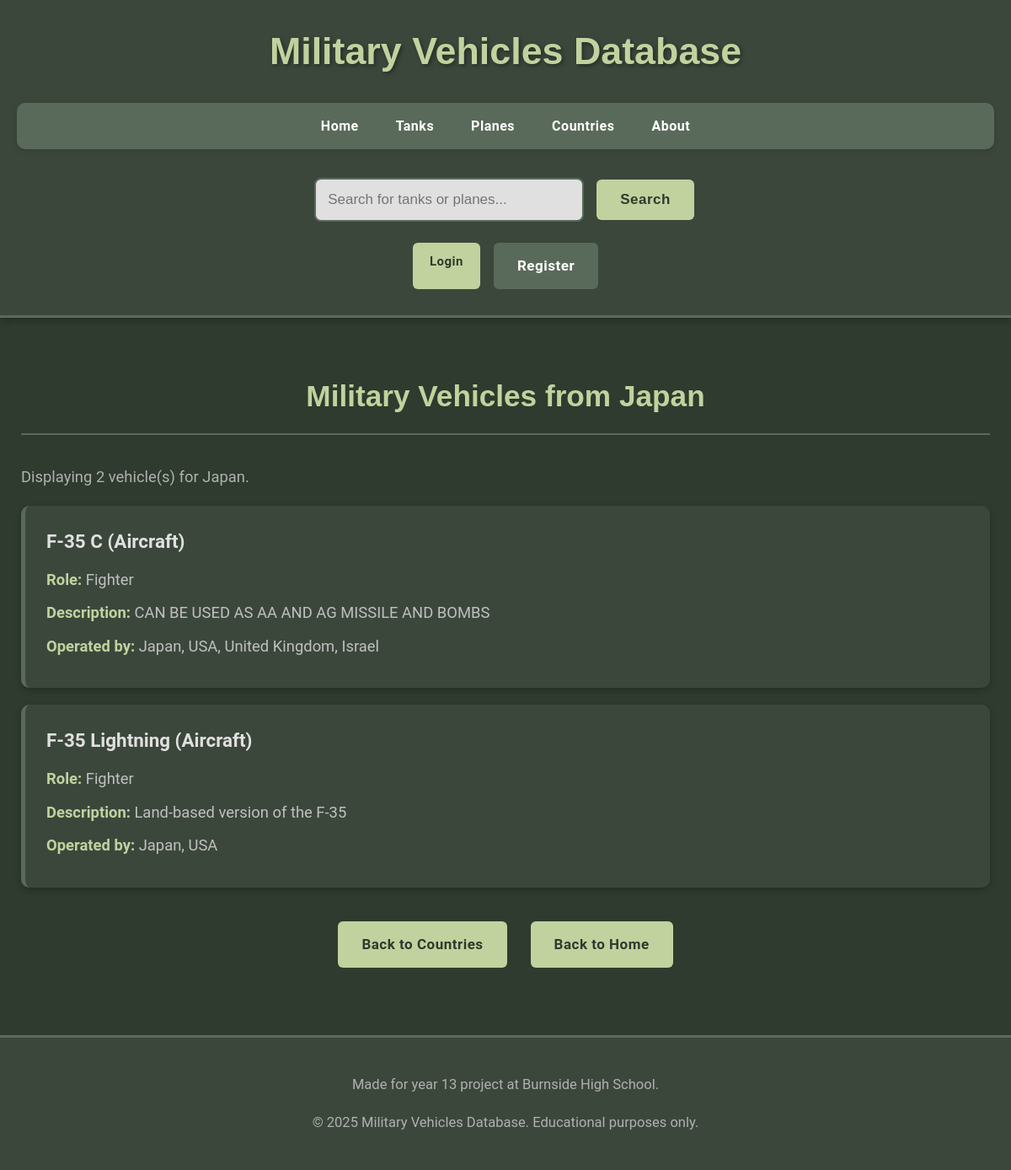
Before: /countries/1 with the older database file.
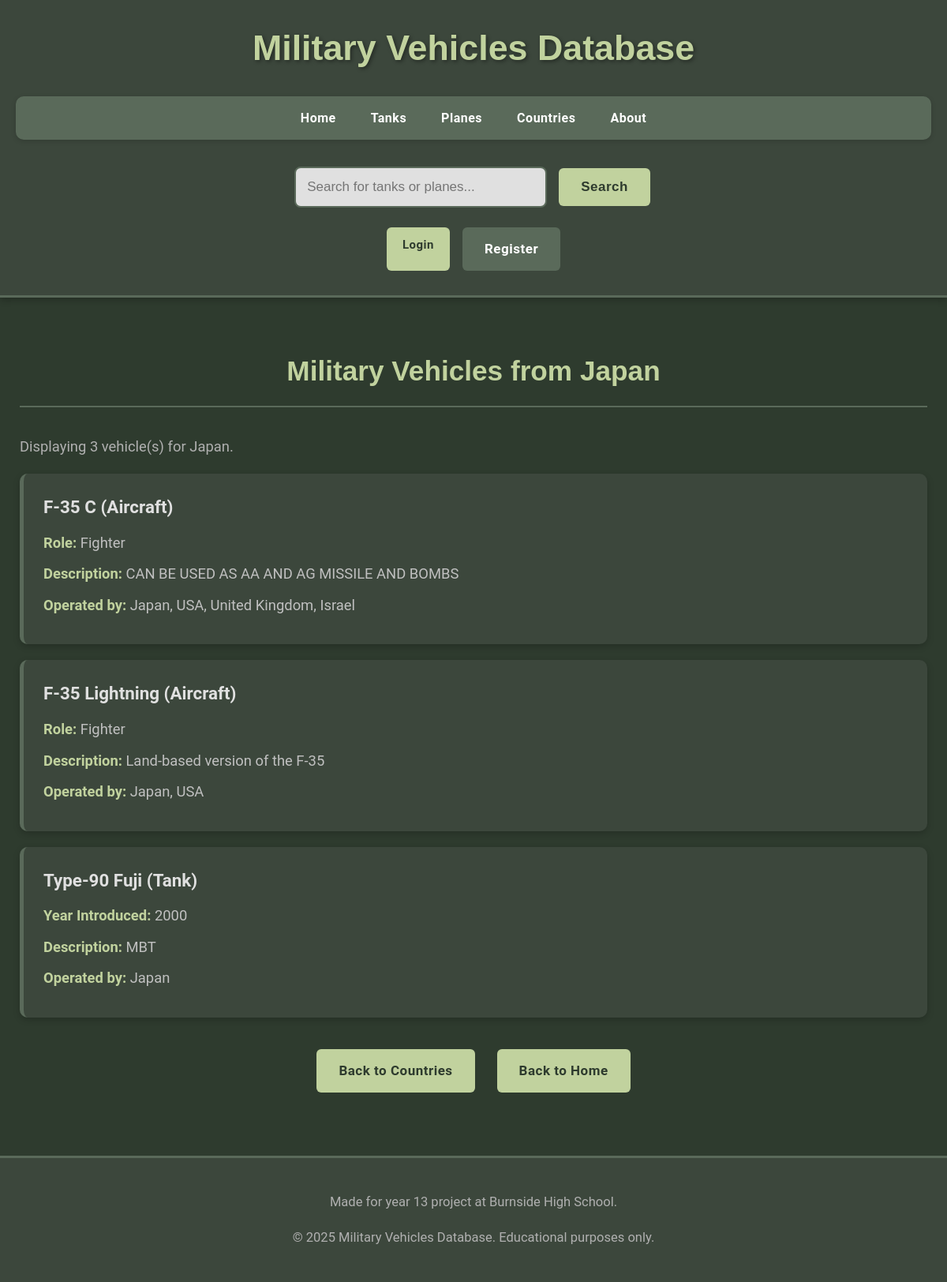
After: the same page with the newer database file.
### app/models.py (models this page shows, shortened)
class Country(db.Model):
    __tablename__ = 'country'
    id = db.Column(db.Integer, primary_key=True)
    name = db.Column(db.String(100), nullable=False, unique=True)

class Plane(db.Model):
    __tablename__ = 'plane'
    id = db.Column(db.Integer, primary_key=True)
    name = db.Column(db.String(100), nullable=False, unique=True)
    role = db.Column(db.String(50))
    description = db.Column(db.Text)
    type = db.Column(db.String(50), default='Aircraft')
    countries = db.relationship('Country', secondary=plane_countries, lazy=True,
                                backref=db.backref('planes', lazy=True))

class Tank(db.Model):
    __tablename__ = 'tank'
    id = db.Column(db.Integer, primary_key=True)
    name = db.Column(db.String(100), nullable=False, unique=True)
    description = db.Column(db.Text)
    year_introduced = db.Column(db.Integer)
    type = db.Column(db.String(50), default='Tank')
    countries = db.relationship('Country', secondary=tank_countries, lazy=True,
                                backref=db.backref('tanks', lazy=True))

### app/routes.py (the view)
@app.route('/countries/<int:country_id>')
def vehicles_by_country(country_id):
    country = Country.query.get_or_404(country_id)
    tanks = country.tanks  # This is already a list of Tank objects
    planes = country.planes  # This is already a list of Plane objects
    all_vehicles = sorted(list(tanks) + list(planes), key=lambda v: v.name)
    return render_template('vehicles_by_country.html', country=country, vehicles=all_vehicles)

### app/templates/vehicles_by_country.html (shortened to what this page needs)
<!DOCTYPE html>
{% extends "layout.html" %}
{% block content %}
<h2>Military Vehicles from {{ country.name }}</h2>
{% if vehicles %}
    <p>Displaying {{ vehicles|length }} vehicle(s) for {{ country.name }}.</p>
    <div class="vehicle-list">
        {% for vehicle in vehicles %}
            <div class="weapon-item">
                <h3>{{ vehicle.name }} ({{ vehicle.type }})</h3>
                {% if vehicle.role %}<p><strong>Role:</strong> {{ vehicle.role }}</p>{% endif %}
                {% if vehicle.year_introduced %}<p><strong>Year Introduced:</strong> {{ vehicle.year_introduced }}</p>{% endif %}
                <p><strong>Description:</strong> {{ vehicle.description }}</p>
                <p><strong>Operated by:</strong>
                    {% for c in vehicle.countries %}
                        {{ c.name }}{% if not loop.last %}, {% endif %}
                    {% endfor %}
                </p>
            </div>
        {% endfor %}
    </div>
{% else %}
    <p>No vehicles found for {{ country.name }} yet.</p>
{% endif %}
<div class="navigation-buttons">
    <a href="{{ url_for('countries_list') }}" class="menu-button">Back to Countries</a>
    <a href="{{ url_for('homepage') }}" class="menu-button">Back to Home</a>
</div>
{% endblock %}

### app/templates/layout.html (shortened to what this page needs)
<!DOCTYPE html>
<html lang="en">
<head>
    <link rel="stylesheet" href="{{ url_for('static', filename='style.css') }}">
</head>
<body>
    <header>
        <h1>Military Vehicles Database</h1>
        <nav>
            <ul>
                <li><a href="{{ url_for('homepage') }}">Home</a></li>
                <li><a href="{{ url_for('tanks_list') }}">Tanks</a></li>
                <li><a href="{{ url_for('planes_list') }}">Planes</a></li>
                <li><a href="{{ url_for('countries_list') }}">Countries</a></li>
                <li><a href="{{ url_for('about') }}">About</a></li>
            </ul>
        </nav>
        <div class="search-container">
            <form action="{{ url_for('search') }}" method="get">
                <input type="text" name="q" placeholder="Search for tanks or planes..." required>
                <button type="submit" class="menu-button">Search</button>
            </form>
        </div>
        <div class="auth-buttons">
            {% if current_user.is_authenticated %}
                <span style="color: #C1D29E; margin-right: 10px;">Hello, {{ current_user.username }}! {% if current_user.is_admin %}(Admin){% endif %}</span>
                <a href="{{ url_for('logout') }}" class="menu-button">Logout</a>
            {% else %}
                <a href="{{ url_for('login') }}" class="menu-button">Login</a>
                <a href="{{ url_for('register') }}" class="menu-button-secondary">Register</a>
            {% endif %}
        </div>
    </header>
    <main>
        {% block content %}{% endblock %}
    </main>
    <footer>
        <p> Made for year 13 project at Burnside High School.</p>
        <p>&copy; 2025 Military Vehicles Database. Educational purposes only.</p>
    </footer>
</body>
</html>

### app/static/style.css (style rules this page uses)
* { margin: 0; padding: 0; box-sizing: border-box; }
body, html { height: 100%; font-family: 'Roboto', sans-serif; background-color: #2E3B2E; color: #E0E0E0; line-height: 1.6; }
body { display: flex; flex-direction: column; min-height: 100vh; }
header { background-color: #3C473C; color: white; padding: 25px 20px; text-align: center; border-bottom: 3px solid #5A6A5A; box-shadow: 0 4px 8px rgba(0, 0, 0, 0.2); }
header h1 { margin: 0 0 25px 0; color: #C1D29E; font-size: 2.8em; text-shadow: 2px 2px 5px rgba(0,0,0,0.4); font-family: 'Montserrat', sans-serif; }
nav ul { list-style-type: none; margin: 0; padding: 0; background-color: #5A6A5A; overflow: hidden; display: flex; justify-content: center; flex-wrap: wrap; border-radius: 10px; box-shadow: 0 2px 6px rgba(0, 0, 0, 0.15); }
nav li a { display: block; color: white; text-align: center; padding: 15px 22px; text-decoration: none; transition: background-color 0.3s ease, color 0.3s ease; font-weight: bold; letter-spacing: 0.5px; }
.search-container { margin: 30px 0 0 0; text-align: center; }
.search-container form { display: inline-flex; gap: 12px; align-items: center; flex-wrap: wrap; justify-content: center; }
.search-container input { padding: 14px; font-size: 17px; border: 2px solid #5A6A5A; border-radius: 8px; min-width: 320px; background-color: #E0E0E0; color: #2E3B2E; }
main { flex: 1; padding: 40px 25px; max-width: 1300px; margin: 0 auto; width: 100%; }
h1, h2, h3, h4, h5 { color: #C1D29E; margin: 25px 0 15px 0; font-family: 'Montserrat', sans-serif; }
h2 { font-size: 2.2em; margin-bottom: 35px; text-align: center; border-bottom: 2px solid #5A6A5A; padding-bottom: 15px; }
p { color: #B0B0B0; margin: 18px 0; font-size: 1.15em; }
a { color: #8C9F7E; text-decoration: none; font-weight: bold; }
.menu-button { background-color: #C1D29E; border: none; color: #2E3B2E; padding: 14px 28px; text-align: center; text-decoration: none; display: inline-block; font-size: 17px; margin: 6px 3px; cursor: pointer; border-radius: 6px; transition: all 0.3s ease; font-weight: bold; letter-spacing: 0.5px; }
.weapon-item { background-color: #3C473C; padding: 25px; margin: 20px 0; border-radius: 10px; border-left: 5px solid #5A6A5A; box-shadow: 0 3px 8px rgba(0,0,0,0.2); transition: transform 0.2s ease, box-shadow 0.2s ease; }
.weapon-item h3 { color: #E0E0E0; margin-top: 0; margin-bottom: 12px; font-size: 1.4em; font-family: 'Roboto', sans-serif; }
.weapon-item p { margin: 10px 0; color: #C0C0C0; }
.weapon-item strong { color: #C1D29E; }
.navigation-buttons { text-align: center; margin: 40px 0; }
.navigation-buttons .menu-button { margin: 0 12px; }
footer { background-color: #3C473C; color: #808080; text-align: center; padding: 25px; border-top: 3px solid #5A6A5A; margin-top: auto; font-size: 0.9em; }
.menu-button-secondary { background-color: #5A6A5A; border: none; color: white; padding: 14px 28px; text-align: center; text-decoration: none; display: inline-block; font-size: 17px; margin: 6px 3px; cursor: pointer; border-radius: 6px; transition: all 0.3s ease; font-weight: bold; letter-spacing: 0.5px; }
.auth-buttons { margin-top: 15px; display: flex; justify-content: center; gap: 10px; }
.auth-buttons .menu-button { font-size: 15px; padding: 10px 20px; }
nav li a { display: block; color: white; text-align: center; padding: 15px 22px; }

Changed rows visible on the page:
added Tank: name "Type-90 Fuji", type "Tank", year_introduced "2000", description "MBT", Country (name "Japan")
Other visible differences:
{{ vehicles|length }}: "2" → "3"
